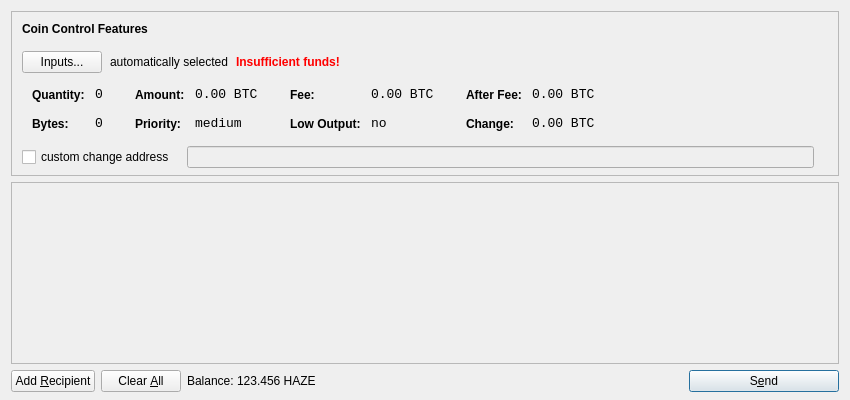
<?xml version="1.0" encoding="UTF-8"?>
<ui version="4.0">
 <class>SendCoinsDialog</class>
 <widget class="QDialog" name="SendCoinsDialog">
  <property name="geometry">
   <rect>
    <x>0</x>
    <y>0</y>
    <width>850</width>
    <height>400</height>
   </rect>
  </property>
  <property name="windowTitle">
   <string>Send Coins</string>
  </property>
  <layout class="QVBoxLayout" name="verticalLayout" stretch="0,1,0">
   <property name="bottomMargin">
    <number>8</number>
   </property>
   <item>
    <widget class="QFrame" name="frameCoinControl">
     <property name="sizePolicy">
      <sizepolicy hsizetype="Expanding" vsizetype="Expanding">
       <horstretch>0</horstretch>
       <verstretch>0</verstretch>
      </sizepolicy>
     </property>
     <property name="maximumSize">
      <size>
       <width>16777215</width>
       <height>16777215</height>
      </size>
     </property>
     <property name="frameShape">
      <enum>QFrame::StyledPanel</enum>
     </property>
     <property name="frameShadow">
      <enum>QFrame::Sunken</enum>
     </property>
     <layout class="QVBoxLayout" name="verticalLayoutCoinControl2">
      <property name="spacing">
       <number>-1</number>
      </property>
      <property name="leftMargin">
       <number>0</number>
      </property>
      <property name="topMargin">
       <number>0</number>
      </property>
      <property name="rightMargin">
       <number>0</number>
      </property>
      <property name="bottomMargin">
       <number>6</number>
      </property>
      <item>
       <layout class="QVBoxLayout" name="verticalLayoutCoinControl" stretch="0,0,0,0,1">
        <property name="spacing">
         <number>0</number>
        </property>
        <property name="leftMargin">
         <number>10</number>
        </property>
        <property name="topMargin">
         <number>10</number>
        </property>
        <item>
         <layout class="QHBoxLayout" name="horizontalLayoutCoinControl1">
          <property name="bottomMargin">
           <number>15</number>
          </property>
          <item>
           <widget class="QLabel" name="labelCoinControlFeatures">
            <property name="sizePolicy">
             <sizepolicy hsizetype="Preferred" vsizetype="Maximum">
              <horstretch>0</horstretch>
              <verstretch>0</verstretch>
             </sizepolicy>
            </property>
            <property name="font">
             <font>
              <weight>75</weight>
              <bold>true</bold>
             </font>
            </property>
            <property name="styleSheet">
             <string notr="true">font-weight:bold;</string>
            </property>
            <property name="text">
             <string>Coin Control Features</string>
            </property>
           </widget>
          </item>
         </layout>
        </item>
        <item>
         <layout class="QHBoxLayout" name="horizontalLayoutCoinControl2" stretch="0,0,0,0">
          <property name="spacing">
           <number>8</number>
          </property>
          <property name="bottomMargin">
           <number>10</number>
          </property>
          <item>
           <widget class="QPushButton" name="pushButtonCoinControl">
            <property name="styleSheet">
             <string notr="true"/>
            </property>
            <property name="text">
             <string>Inputs...</string>
            </property>
           </widget>
          </item>
          <item>
           <widget class="QLabel" name="labelCoinControlAutomaticallySelected">
            <property name="text">
             <string>automatically selected</string>
            </property>
            <property name="margin">
             <number>5</number>
            </property>
           </widget>
          </item>
          <item>
           <widget class="QLabel" name="labelCoinControlInsuffFunds">
            <property name="font">
             <font>
              <weight>75</weight>
              <bold>true</bold>
             </font>
            </property>
            <property name="styleSheet">
             <string notr="true">color:red;font-weight:bold;</string>
            </property>
            <property name="text">
             <string>Insufficient funds!</string>
            </property>
            <property name="margin">
             <number>5</number>
            </property>
           </widget>
          </item>
          <item>
           <spacer name="horizontalSpacerCoinControl">
            <property name="orientation">
             <enum>Qt::Horizontal</enum>
            </property>
            <property name="sizeHint" stdset="0">
             <size>
              <width>40</width>
              <height>1</height>
             </size>
            </property>
           </spacer>
          </item>
         </layout>
        </item>
        <item>
         <widget class="QWidget" name="widgetCoinControl" native="true">
          <property name="sizePolicy">
           <sizepolicy hsizetype="Preferred" vsizetype="Preferred">
            <horstretch>0</horstretch>
            <verstretch>0</verstretch>
           </sizepolicy>
          </property>
          <property name="minimumSize">
           <size>
            <width>0</width>
            <height>0</height>
           </size>
          </property>
          <property name="styleSheet">
           <string notr="true"/>
          </property>
          <layout class="QHBoxLayout" name="horizontalLayoutCoinControl5">
           <property name="margin">
            <number>0</number>
           </property>
           <item>
            <layout class="QHBoxLayout" name="horizontalLayoutCoinControl3" stretch="0,0,0,1">
             <property name="spacing">
              <number>20</number>
             </property>
             <property name="topMargin">
              <number>0</number>
             </property>
             <property name="bottomMargin">
              <number>10</number>
             </property>
             <item>
              <layout class="QFormLayout" name="formLayoutCoinControl1">
               <property name="horizontalSpacing">
                <number>10</number>
               </property>
               <property name="verticalSpacing">
                <number>14</number>
               </property>
               <property name="leftMargin">
                <number>10</number>
               </property>
               <property name="topMargin">
                <number>4</number>
               </property>
               <property name="rightMargin">
                <number>6</number>
               </property>
               <item row="0" column="0">
                <widget class="QLabel" name="labelCoinControlQuantityText">
                 <property name="styleSheet">
                  <string notr="true">font-weight:bold;</string>
                 </property>
                 <property name="text">
                  <string>Quantity:</string>
                 </property>
                 <property name="margin">
                  <number>0</number>
                 </property>
                </widget>
               </item>
               <item row="0" column="1">
                <widget class="QLabel" name="labelCoinControlQuantity">
                 <property name="font">
                  <font>
                   <family>Monospace</family>
                   <pointsize>10</pointsize>
                  </font>
                 </property>
                 <property name="cursor">
                  <cursorShape>IBeamCursor</cursorShape>
                 </property>
                 <property name="contextMenuPolicy">
                  <enum>Qt::ActionsContextMenu</enum>
                 </property>
                 <property name="text">
                  <string notr="true">0</string>
                 </property>
                 <property name="margin">
                  <number>0</number>
                 </property>
                 <property name="textInteractionFlags">
                  <set>Qt::LinksAccessibleByMouse|Qt::TextSelectableByKeyboard|Qt::TextSelectableByMouse</set>
                 </property>
                </widget>
               </item>
               <item row="1" column="0">
                <widget class="QLabel" name="labelCoinControlBytesText">
                 <property name="styleSheet">
                  <string notr="true">font-weight:bold;</string>
                 </property>
                 <property name="text">
                  <string>Bytes:</string>
                 </property>
                </widget>
               </item>
               <item row="1" column="1">
                <widget class="QLabel" name="labelCoinControlBytes">
                 <property name="font">
                  <font>
                   <family>Monospace</family>
                   <pointsize>10</pointsize>
                  </font>
                 </property>
                 <property name="cursor">
                  <cursorShape>IBeamCursor</cursorShape>
                 </property>
                 <property name="contextMenuPolicy">
                  <enum>Qt::ActionsContextMenu</enum>
                 </property>
                 <property name="text">
                  <string notr="true">0</string>
                 </property>
                 <property name="textInteractionFlags">
                  <set>Qt::LinksAccessibleByMouse|Qt::TextSelectableByKeyboard|Qt::TextSelectableByMouse</set>
                 </property>
                </widget>
               </item>
              </layout>
             </item>
             <item>
              <layout class="QFormLayout" name="formLayoutCoinControl2">
               <property name="horizontalSpacing">
                <number>10</number>
               </property>
               <property name="verticalSpacing">
                <number>14</number>
               </property>
               <property name="leftMargin">
                <number>6</number>
               </property>
               <property name="topMargin">
                <number>4</number>
               </property>
               <property name="rightMargin">
                <number>6</number>
               </property>
               <item row="0" column="0">
                <widget class="QLabel" name="labelCoinControlAmountText">
                 <property name="styleSheet">
                  <string notr="true">font-weight:bold;</string>
                 </property>
                 <property name="text">
                  <string>Amount:</string>
                 </property>
                 <property name="margin">
                  <number>0</number>
                 </property>
                </widget>
               </item>
               <item row="0" column="1">
                <widget class="QLabel" name="labelCoinControlAmount">
                 <property name="font">
                  <font>
                   <family>Monospace</family>
                   <pointsize>10</pointsize>
                  </font>
                 </property>
                 <property name="cursor">
                  <cursorShape>IBeamCursor</cursorShape>
                 </property>
                 <property name="contextMenuPolicy">
                  <enum>Qt::ActionsContextMenu</enum>
                 </property>
                 <property name="text">
                  <string notr="true">0.00 BTC</string>
                 </property>
                 <property name="textInteractionFlags">
                  <set>Qt::LinksAccessibleByMouse|Qt::TextSelectableByKeyboard|Qt::TextSelectableByMouse</set>
                 </property>
                </widget>
               </item>
               <item row="1" column="0">
                <widget class="QLabel" name="labelCoinControlPriorityText">
                 <property name="styleSheet">
                  <string notr="true">font-weight:bold;</string>
                 </property>
                 <property name="text">
                  <string>Priority:</string>
                 </property>
                </widget>
               </item>
               <item row="1" column="1">
                <widget class="QLabel" name="labelCoinControlPriority">
                 <property name="font">
                  <font>
                   <family>Monospace</family>
                   <pointsize>10</pointsize>
                  </font>
                 </property>
                 <property name="cursor">
                  <cursorShape>IBeamCursor</cursorShape>
                 </property>
                 <property name="contextMenuPolicy">
                  <enum>Qt::ActionsContextMenu</enum>
                 </property>
                 <property name="text">
                  <string>medium</string>
                 </property>
                 <property name="textInteractionFlags">
                  <set>Qt::LinksAccessibleByMouse|Qt::TextSelectableByKeyboard|Qt::TextSelectableByMouse</set>
                 </property>
                </widget>
               </item>
              </layout>
             </item>
             <item>
              <layout class="QFormLayout" name="formLayoutCoinControl3">
               <property name="horizontalSpacing">
                <number>10</number>
               </property>
               <property name="verticalSpacing">
                <number>14</number>
               </property>
               <property name="leftMargin">
                <number>6</number>
               </property>
               <property name="topMargin">
                <number>4</number>
               </property>
               <property name="rightMargin">
                <number>6</number>
               </property>
               <item row="0" column="0">
                <widget class="QLabel" name="labelCoinControlFeeText">
                 <property name="styleSheet">
                  <string notr="true">font-weight:bold;</string>
                 </property>
                 <property name="text">
                  <string>Fee:</string>
                 </property>
                 <property name="margin">
                  <number>0</number>
                 </property>
                </widget>
               </item>
               <item row="0" column="1">
                <widget class="QLabel" name="labelCoinControlFee">
                 <property name="font">
                  <font>
                   <family>Monospace</family>
                   <pointsize>10</pointsize>
                  </font>
                 </property>
                 <property name="cursor">
                  <cursorShape>IBeamCursor</cursorShape>
                 </property>
                 <property name="contextMenuPolicy">
                  <enum>Qt::ActionsContextMenu</enum>
                 </property>
                 <property name="text">
                  <string notr="true">0.00 BTC</string>
                 </property>
                 <property name="textInteractionFlags">
                  <set>Qt::LinksAccessibleByMouse|Qt::TextSelectableByKeyboard|Qt::TextSelectableByMouse</set>
                 </property>
                </widget>
               </item>
               <item row="1" column="0">
                <widget class="QLabel" name="labelCoinControlLowOutputText">
                 <property name="styleSheet">
                  <string notr="true">font-weight:bold;</string>
                 </property>
                 <property name="text">
                  <string>Low Output:</string>
                 </property>
                </widget>
               </item>
               <item row="1" column="1">
                <widget class="QLabel" name="labelCoinControlLowOutput">
                 <property name="font">
                  <font>
                   <family>Monospace</family>
                   <pointsize>10</pointsize>
                  </font>
                 </property>
                 <property name="cursor">
                  <cursorShape>IBeamCursor</cursorShape>
                 </property>
                 <property name="contextMenuPolicy">
                  <enum>Qt::ActionsContextMenu</enum>
                 </property>
                 <property name="text">
                  <string>no</string>
                 </property>
                 <property name="textInteractionFlags">
                  <set>Qt::LinksAccessibleByMouse|Qt::TextSelectableByKeyboard|Qt::TextSelectableByMouse</set>
                 </property>
                </widget>
               </item>
              </layout>
             </item>
             <item>
              <layout class="QFormLayout" name="formLayoutCoinControl4">
               <property name="horizontalSpacing">
                <number>10</number>
               </property>
               <property name="verticalSpacing">
                <number>14</number>
               </property>
               <property name="leftMargin">
                <number>6</number>
               </property>
               <property name="topMargin">
                <number>4</number>
               </property>
               <property name="rightMargin">
                <number>6</number>
               </property>
               <item row="0" column="0">
                <widget class="QLabel" name="labelCoinControlAfterFeeText">
                 <property name="styleSheet">
                  <string notr="true">font-weight:bold;</string>
                 </property>
                 <property name="text">
                  <string>After Fee:</string>
                 </property>
                 <property name="margin">
                  <number>0</number>
                 </property>
                </widget>
               </item>
               <item row="0" column="1">
                <widget class="QLabel" name="labelCoinControlAfterFee">
                 <property name="font">
                  <font>
                   <family>Monospace</family>
                   <pointsize>10</pointsize>
                  </font>
                 </property>
                 <property name="cursor">
                  <cursorShape>IBeamCursor</cursorShape>
                 </property>
                 <property name="contextMenuPolicy">
                  <enum>Qt::ActionsContextMenu</enum>
                 </property>
                 <property name="text">
                  <string notr="true">0.00 BTC</string>
                 </property>
                 <property name="textInteractionFlags">
                  <set>Qt::LinksAccessibleByMouse|Qt::TextSelectableByKeyboard|Qt::TextSelectableByMouse</set>
                 </property>
                </widget>
               </item>
               <item row="1" column="0">
                <widget class="QLabel" name="labelCoinControlChangeText">
                 <property name="styleSheet">
                  <string notr="true">font-weight:bold;</string>
                 </property>
                 <property name="text">
                  <string>Change:</string>
                 </property>
                </widget>
               </item>
               <item row="1" column="1">
                <widget class="QLabel" name="labelCoinControlChange">
                 <property name="font">
                  <font>
                   <family>Monospace</family>
                   <pointsize>10</pointsize>
                  </font>
                 </property>
                 <property name="cursor">
                  <cursorShape>IBeamCursor</cursorShape>
                 </property>
                 <property name="contextMenuPolicy">
                  <enum>Qt::ActionsContextMenu</enum>
                 </property>
                 <property name="text">
                  <string notr="true">0.00 BTC</string>
                 </property>
                 <property name="textInteractionFlags">
                  <set>Qt::LinksAccessibleByMouse|Qt::TextSelectableByKeyboard|Qt::TextSelectableByMouse</set>
                 </property>
                </widget>
               </item>
              </layout>
             </item>
            </layout>
           </item>
          </layout>
         </widget>
        </item>
        <item>
         <layout class="QHBoxLayout" name="horizontalLayoutCoinControl4" stretch="0,0,0">
          <property name="spacing">
           <number>12</number>
          </property>
          <property name="sizeConstraint">
           <enum>QLayout::SetDefaultConstraint</enum>
          </property>
          <property name="topMargin">
           <number>5</number>
          </property>
          <property name="rightMargin">
           <number>5</number>
          </property>
          <item>
           <widget class="QCheckBox" name="checkBoxCoinControlChange">
            <property name="text">
             <string>custom change address</string>
            </property>
           </widget>
          </item>
          <item>
           <widget class="QLineEdit" name="lineEditCoinControlChange">
            <property name="enabled">
             <bool>false</bool>
            </property>
            <property name="sizePolicy">
             <sizepolicy hsizetype="Expanding" vsizetype="Fixed">
              <horstretch>0</horstretch>
              <verstretch>0</verstretch>
             </sizepolicy>
            </property>
           </widget>
          </item>
          <item>
           <widget class="QLabel" name="labelCoinControlChangeLabel">
            <property name="sizePolicy">
             <sizepolicy hsizetype="Preferred" vsizetype="Expanding">
              <horstretch>0</horstretch>
              <verstretch>0</verstretch>
             </sizepolicy>
            </property>
            <property name="minimumSize">
             <size>
              <width>0</width>
              <height>0</height>
             </size>
            </property>
            <property name="text">
             <string/>
            </property>
            <property name="margin">
             <number>3</number>
            </property>
           </widget>
          </item>
         </layout>
        </item>
        <item>
         <spacer name="verticalSpacerCoinControl">
          <property name="orientation">
           <enum>Qt::Vertical</enum>
          </property>
          <property name="sizeHint" stdset="0">
           <size>
            <width>800</width>
            <height>1</height>
           </size>
          </property>
         </spacer>
        </item>
       </layout>
      </item>
     </layout>
    </widget>
   </item>
   <item>
    <widget class="QScrollArea" name="scrollArea">
     <property name="widgetResizable">
      <bool>true</bool>
     </property>
     <widget class="QWidget" name="scrollAreaWidgetContents">
      <property name="geometry">
       <rect>
        <x>0</x>
        <y>0</y>
        <width>830</width>
        <height>165</height>
       </rect>
      </property>
      <layout class="QVBoxLayout" name="verticalLayout_2">
       <property name="margin">
        <number>0</number>
       </property>
       <item>
        <layout class="QVBoxLayout" name="entries">
         <property name="spacing">
          <number>6</number>
         </property>
        </layout>
       </item>
       <item>
        <spacer name="verticalSpacer">
         <property name="orientation">
          <enum>Qt::Vertical</enum>
         </property>
         <property name="sizeHint" stdset="0">
          <size>
           <width>20</width>
           <height>40</height>
          </size>
         </property>
        </spacer>
       </item>
      </layout>
     </widget>
    </widget>
   </item>
   <item>
    <layout class="QHBoxLayout" name="horizontalLayout">
     <item>
      <widget class="QPushButton" name="addButton">
       <property name="toolTip">
        <string>Send to multiple recipients at once</string>
       </property>
       <property name="text">
        <string>Add &amp;Recipient</string>
       </property>
       <property name="icon">
        <iconset resource="../bitcoin.qrc">
         <normaloff>:/icons/add</normaloff>:/icons/add</iconset>
       </property>
       <property name="autoDefault">
        <bool>false</bool>
       </property>
      </widget>
     </item>
     <item>
      <widget class="QPushButton" name="clearButton">
       <property name="sizePolicy">
        <sizepolicy hsizetype="Minimum" vsizetype="Fixed">
         <horstretch>0</horstretch>
         <verstretch>0</verstretch>
        </sizepolicy>
       </property>
       <property name="toolTip">
        <string>Remove all transaction fields</string>
       </property>
       <property name="text">
        <string>Clear &amp;All</string>
       </property>
       <property name="icon">
        <iconset resource="../bitcoin.qrc">
         <normaloff>:/icons/remove</normaloff>:/icons/remove</iconset>
       </property>
       <property name="autoRepeatDelay">
        <number>300</number>
       </property>
       <property name="autoDefault">
        <bool>false</bool>
       </property>
      </widget>
     </item>
     <item>
      <layout class="QHBoxLayout" name="horizontalLayout_2">
       <property name="spacing">
        <number>3</number>
       </property>
       <item>
        <widget class="QLabel" name="label">
         <property name="text">
          <string>Balance:</string>
         </property>
        </widget>
       </item>
       <item>
        <widget class="QLabel" name="labelBalance">
         <property name="cursor">
          <cursorShape>IBeamCursor</cursorShape>
         </property>
         <property name="text">
          <string>123.456 HAZE</string>
         </property>
         <property name="textInteractionFlags">
          <set>Qt::LinksAccessibleByMouse|Qt::TextSelectableByKeyboard|Qt::TextSelectableByMouse</set>
         </property>
        </widget>
       </item>
      </layout>
     </item>
     <item>
      <spacer name="horizontalSpacer">
       <property name="orientation">
        <enum>Qt::Horizontal</enum>
       </property>
       <property name="sizeHint" stdset="0">
        <size>
         <width>40</width>
         <height>20</height>
        </size>
       </property>
      </spacer>
     </item>
     <item>
      <widget class="QPushButton" name="sendButton">
       <property name="minimumSize">
        <size>
         <width>150</width>
         <height>0</height>
        </size>
       </property>
       <property name="toolTip">
        <string>Confirm the send action</string>
       </property>
       <property name="text">
        <string>S&amp;end</string>
       </property>
       <property name="icon">
        <iconset resource="../bitcoin.qrc">
         <normaloff>:/icons/send</normaloff>:/icons/send</iconset>
       </property>
       <property name="default">
        <bool>true</bool>
       </property>
      </widget>
     </item>
    </layout>
   </item>
  </layout>
 </widget>
 <resources>
  <include location="../bitcoin.qrc"/>
 </resources>
 <connections/>
</ui>
